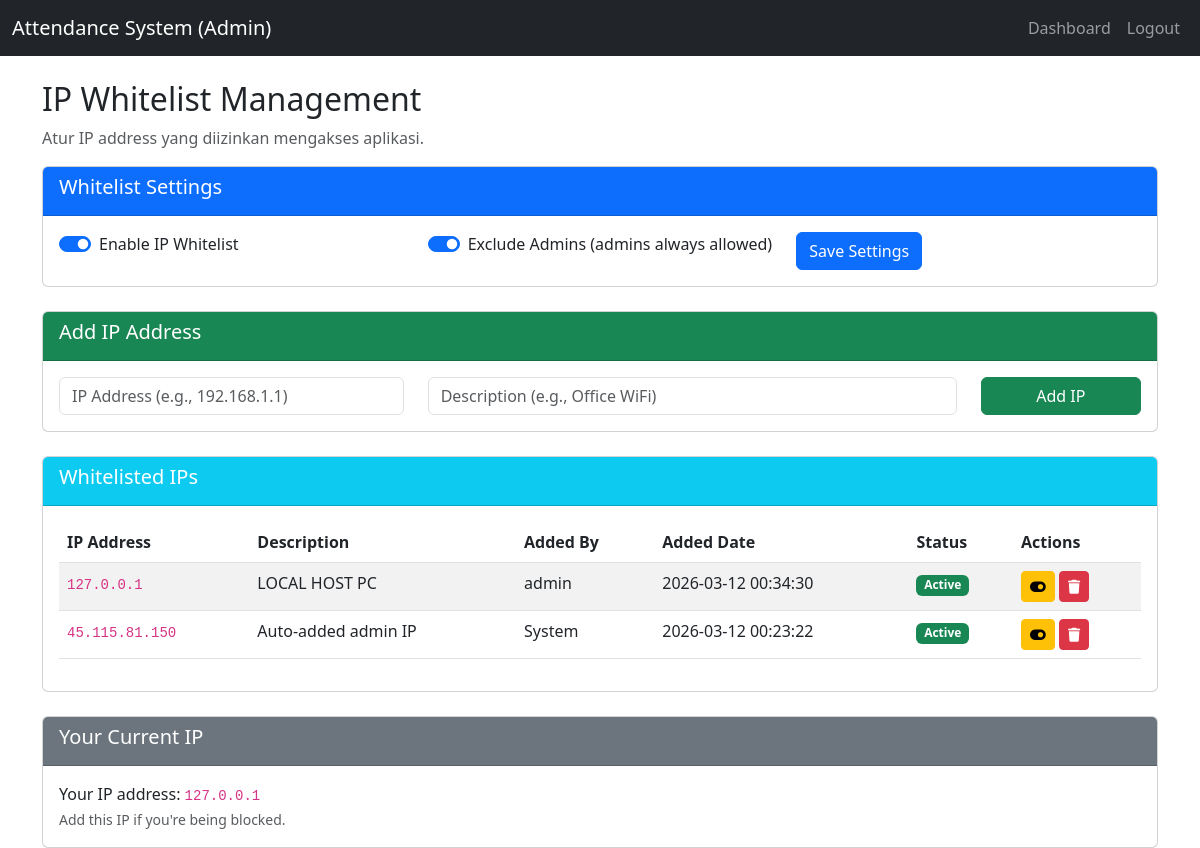
/admin/whitelist (signed in), run on the app's committed database.
### tables this page shows
CREATE TABLE app_settings (
                id INTEGER PRIMARY KEY AUTOINCREMENT,
                setting_key TEXT UNIQUE NOT NULL,
                setting_value TEXT NOT NULL,
                updated_at DATETIME DEFAULT CURRENT_TIMESTAMP
            );

CREATE TABLE ip_whitelist (
                    id INTEGER PRIMARY KEY AUTOINCREMENT,
                    ip_address TEXT NOT NULL UNIQUE,
                    description TEXT,
                    created_by INTEGER,
                    created_at DATETIME DEFAULT CURRENT_TIMESTAMP,
                    is_active BOOLEAN DEFAULT 1,
                    FOREIGN KEY(created_by) REFERENCES users(id)
                );

CREATE TABLE users (
                    id INTEGER PRIMARY KEY AUTOINCREMENT,
                    username TEXT UNIQUE NOT NULL,
                    password TEXT NOT NULL,
                    role TEXT NOT NULL,
                    default_shift TEXT DEFAULT 'auto'
                );

### app.py (the view)
@app.route('/admin/whitelist')
@admin_required_with_whitelist
def whitelist_list():
    ips = query_db('''
        SELECT w.*, u.username as creator_name
        FROM ip_whitelist w
        LEFT JOIN users u ON w.created_by = u.id
        ORDER BY w.created_at DESC
    ''')
    settings = {}
    rows = query_db("SELECT setting_key, setting_value FROM app_settings")
    for row in rows:
        settings[row['setting_key']] = row['setting_value']
    return render_template('whitelist_list.html', ips=ips, settings=settings)

### app.py (called while the page is built, shortened)
def get_db():
    if DATABASE_URL and DATABASE_URL.startswith('postgres'):
        if not hasattr(g, '_database'):
            g._database = psycopg2.connect(DATABASE_URL, cursor_factory=RealDictCursor)
        return g._database
    else:
        db = getattr(g, '_database', None)
        if db is None:
            db = g._database = sqlite3.connect('attendance.db')
            db.row_factory = sqlite3.Row
        return db

@app.teardown_appcontext
def close_connection(exception):
    db = getattr(g, '_database', None)
    if db is not None:
        db.close()

def query_db(query, args=(), one=False):
    try:
        conn = get_db()
        if DATABASE_URL and DATABASE_URL.startswith('postgres'):
            cur = conn.cursor()
            cur.execute(query.replace('?', '%s'), args)
            rv = cur.fetchall()
            cur.close()
            return (rv[0] if rv else None) if one else rv
        else:
            cur = conn.execute(query, args)
            rv = cur.fetchall()
            cur.close()
            return (rv[0] if rv else None) if one else rv
    except Exception as e:
        app.logger.error(f"Database query error: {str(e)}")
        raise

def get_client_ip():
    if request.headers.get('X-Forwarded-For'):
        ip = request.headers.get('X-Forwarded-For').split(',')[0].strip()
    elif request.headers.get('X-Real-IP'):
        ip = request.headers.get('X-Real-IP')
    else:
        ip = request.remote_addr
    return ip

def is_ip_allowed(ip_address, user_role=None):
    if user_role == 'admin':
        return True, "Admin always allowed"

def admin_required_with_whitelist(f):
    @wraps(f)
    def decorated_function(*args, **kwargs):
        if 'user_id' not in session:
            flash('Please log in first.', 'warning')
            return redirect(url_for('login'))
        if session.get('role') != 'admin':
            flash('Admin access required.', 'danger')
            return redirect(url_for('dashboard'))
        ip = get_client_ip()
        allowed, message = is_ip_allowed(ip, 'admin')
        if not allowed:
            app.logger.warning(f"Blocked admin access from IP {ip}")
            return render_template('ip_blocked.html', ip=ip), 403
        return f(*args, **kwargs)
    return decorated_function

### templates/whitelist_list.html (shortened to what this page needs)
<!DOCTYPE html>
<html lang="en">
<head>
    <link href="https://cdn.jsdelivr.net/npm/bootstrap@5.3.0/dist/css/bootstrap.min.css" rel="stylesheet">
    <link rel="stylesheet" href="https://cdnjs.cloudflare.com/ajax/libs/font-awesome/6.0.0/css/all.min.css">
</head>
<body>
    <nav class="navbar navbar-expand-lg navbar-dark bg-dark">
        <div class="container-fluid">
            <a class="navbar-brand" href="#">Attendance System (Admin)</a>
            <div class="collapse navbar-collapse">
                <ul class="navbar-nav ms-auto">
                    <li class="nav-item"><a class="nav-link" href="{{ url_for('dashboard') }}">Dashboard</a></li>
                    <li class="nav-item"><a class="nav-link" href="{{ url_for('logout') }}">Logout</a></li>
                </ul>
            </div>
        </div>
    </nav>
    <div class="container mt-4">
        <h2>IP Whitelist Management</h2>
        <p class="text-muted">Atur IP address yang diizinkan mengakses aplikasi.</p>
        <div class="card mb-4">
            <div class="card-header bg-primary text-white">
                <h5>Whitelist Settings</h5>
            </div>
            <div class="card-body">
                <form method="post" action="{{ url_for('whitelist_settings') }}">
                    <div class="row">
                        <div class="col-md-4">
                            <div class="form-check form-switch">
                                <input class="form-check-input" type="checkbox" id="enabled" name="enabled" {% if settings.ip_whitelist_enabled == 'true' %}checked{% endif %}>
                                <label class="form-check-label" for="enabled">Enable IP Whitelist</label>
                            </div>
                        </div>
                        <div class="col-md-4">
                            <div class="form-check form-switch">
                                <input class="form-check-input" type="checkbox" id="exclude_admins" name="exclude_admins" {% if settings.whitelist_exclude_admins == 'true' %}checked{% endif %}>
                                <label class="form-check-label" for="exclude_admins">Exclude Admins (admins always allowed)</label>
                            </div>
                        </div>
                        <div class="col-md-4">
                            <button type="submit" class="btn btn-primary">Save Settings</button>
                        </div>
                    </div>
                </form>
            </div>
        </div>
        <div class="card mb-4">
            <div class="card-header bg-success text-white">
                <h5>Add IP Address</h5>
            </div>
            <div class="card-body">
                <form method="post" action="{{ url_for('whitelist_add') }}">
                    <div class="row">
                        <div class="col-md-4">
                            <input type="text" class="form-control" name="ip_address" placeholder="IP Address (e.g., 192.168.1.1)" required>
                        </div>
                        <div class="col-md-6">
                            <input type="text" class="form-control" name="description" placeholder="Description (e.g., Office WiFi)">
                        </div>
                        <div class="col-md-2">
                            <button type="submit" class="btn btn-success w-100">Add IP</button>
                        </div>
                    </div>
                </form>
            </div>
        </div>
        <div class="card">
            <div class="card-header bg-info text-white">
                <h5>Whitelisted IPs</h5>
            </div>
            <div class="card-body">
                <table class="table table-striped">
                    <thead>
                        <tr>
                            <th>IP Address</th>
                            <th>Description</th>
                            <th>Added By</th>
                            <th>Added Date</th>
                            <th>Status</th>
                            <th>Actions</th>
                        </tr>
                    </thead>
                    <tbody>
                        {% for ip in ips %}
                        <tr>
                            <td><code>{{ ip.ip_address }}</code></td>
                            <td>{{ ip.description or '-' }}</td>
                            <td>{{ ip.creator_name or 'System' }}</td>
                            <td>{{ ip.created_at }}</td>
                            <td>
                                {% if ip.is_active %}
                                    <span class="badge bg-success">Active</span>
                                {% else %}
                                    <span class="badge bg-secondary">Inactive</span>
                                {% endif %}
                            </td>
                            <td>
                                <a href="{{ url_for('whitelist_toggle', ip_id=ip.id) }}" class="btn btn-sm btn-warning">
                                    <i class="fas fa-toggle-{% if ip.is_active %}on{% else %}off{% endif %}"></i>
                                </a>
                                <a href="{{ url_for('whitelist_delete', ip_id=ip.id) }}" class="btn btn-sm btn-danger" onclick="return confirm('Delete this IP?')">
                                    <i class="fas fa-trash"></i>
                                </a>
                            </td>
                        </tr>
                        {% endfor %}
                    </tbody>
                </table>
            </div>
        </div>
        <div class="card mt-4">
            <div class="card-header bg-secondary text-white">
                <h5>Your Current IP</h5>
            </div>
            <div class="card-body">
                <p class="mb-0">Your IP address: <code>{{ request.remote_addr }}</code></p>
                <small class="text-muted">Add this IP if you're being blocked.</small>
            </div>
        </div>
    </div>
</body>
</html>

### data on the page
app_settings: setting_value "☑"
app_settings: setting_value "☑"
ip_whitelist: ip_address "127.0.0.1", description "LOCAL HOST PC", username "admin", created_at "2026-03-12 00:34:30", is_active "Active"
ip_whitelist: ip_address "45.115.81.150", description "Auto-added admin IP", creator_name "System", created_at "2026-03-12 00:23:22", is_active "Active"

### other printed values
{{ request.remote_addr }} "127.0.0.1"
